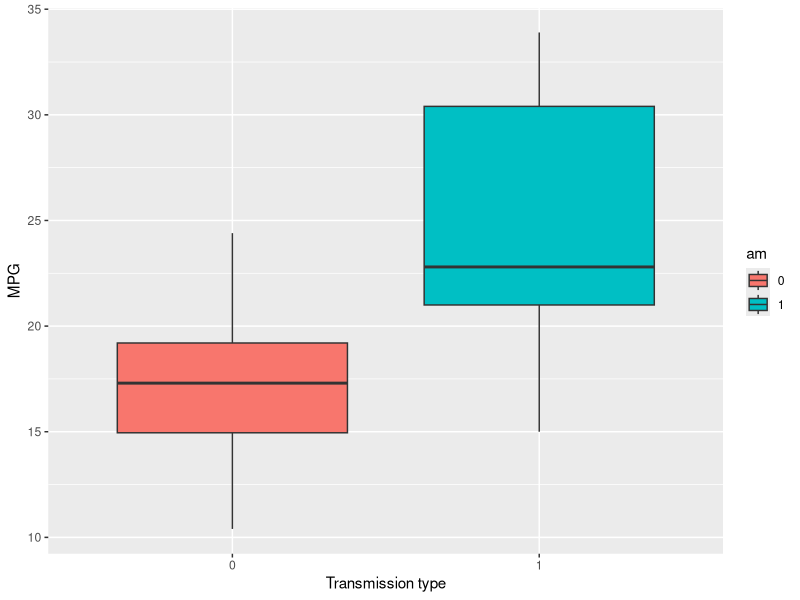
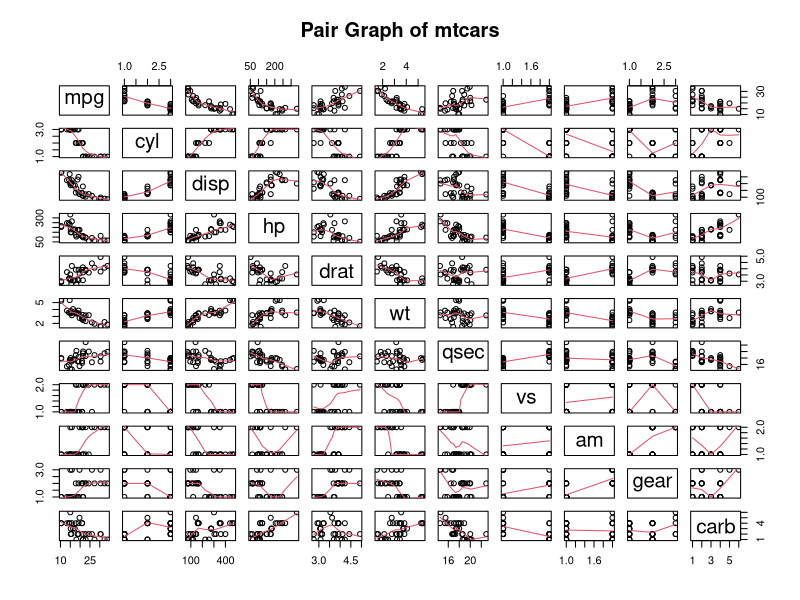
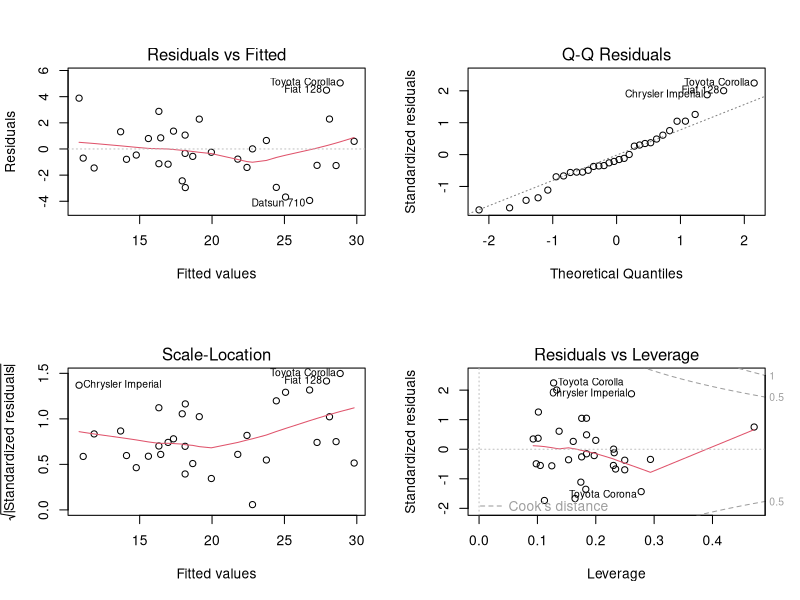

These figures' R source, in order:
## ---- chunk 1
data(mtcars)
mtcars$cyl <- factor(mtcars$cyl)
mtcars$vs <- factor(mtcars$vs)
mtcars$am <- factor(mtcars$am)
mtcars$gear <- factor(mtcars$gear)
mtcars$carb <- factor(mtcars$carb)
## ---- chunk 2
fitUnivariate <- lm(mpg ~ am, data=mtcars)
round(summary(fitUnivariate)$r.squared*100, digits=2)
## ---- chunk 3
fitMultivariate <- lm(mpg ~ ., data=mtcars)
fitStepwise <- step(fitMultivariate, direction="both", trace=0)
round(summary(fitStepwise)$r.squared*100, digits=2)#R-squared
summary(fitStepwise)$coef[6,"Pr(>|t|)"]#alpha
## ---- chunk 4
c(abs(fitStepwise$coef[2]), abs(fitStepwise$coef[3]), 
  abs(fitStepwise$coef[4]), abs(fitStepwise$coef[5]))
## ---- chunk 5
library(ggplot2)
## ---- chunk 6
ggplot(mtcars, aes(x=am, y=mpg, fill=am)) +
  geom_boxplot() +
  xlab("Transmission type") +
  ylab("MPG")
## ---- chunk 7
pairs(mtcars, panel=panel.smooth, main="Pair Graph of mtcars")
## ---- chunk 8
par(mfrow = c(2,2))
plot(fitStepwise)
